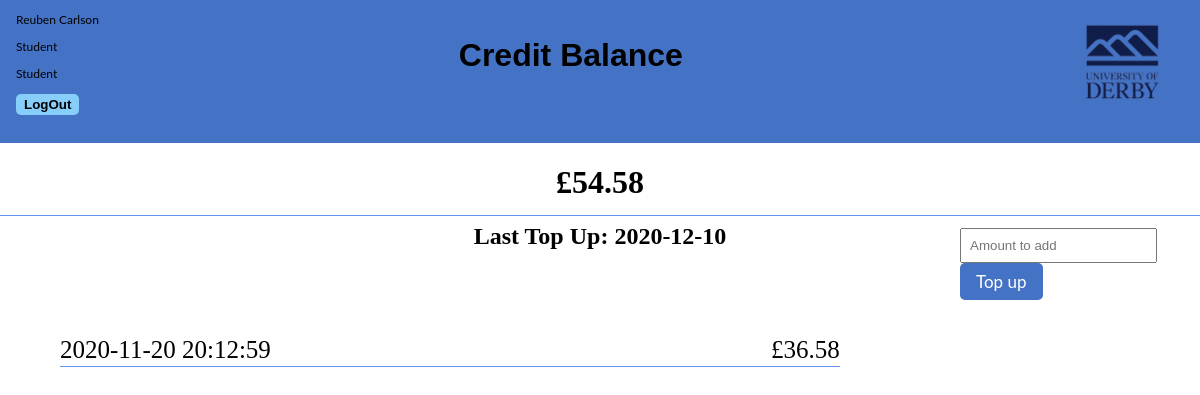
Screenshot of /main/StudentCreditBalance.php (signed in) with the database file from the repository.
### tables this page shows
create table Person
( Person_ID int AUTO_INCREMENT,
  First_Name varchar(30),
  Last_Name varchar(30),
  Date_Of_Birth Date,
  Role varchar(20),
  Start_Date Date,
  Sex varchar(10),
  Address text,
  Phone_Number varchar(20),
  Medical_Information text, 
  Comments text,
  primary key(Person_ID));

create table Credit
( Person_ID int,
  Balance decimal(5,2),
  Last_Top_Up Date,
  primary key(Person_ID),
  foreign key(Person_ID) references Person(Person_ID));

create table Transactions
( Transaction_ID int,
  Person_ID int,
  Transaction_Value decimal(5,2),
  Date_Of_Transaction DateTime,
  Primary key(Transaction_ID),
  foreign key(Person_ID) references Credit(Person_ID));

### main/Scripts/PullUserData.php (called while the page is built, shortened)
<?php
class UserInteractionHandler
{
    private $connectionData;
	function __Construct()
	{
		require "Scripts/dbinfo.php";
		$conn = new mysqli($dbserver, $dbusername, $dbpassword, $dbdatabase);
		if($conn->connect_error)
		{
			die("A connection error occurred.");
		}
		else
		{
			$this->connectionData = $conn;
		}
	}
	function PullLoggedinBar($user,$type)
	{
		$info = array("Name"=>"","Role"=>"","UserGroup"=>"");
		$result = $this->connectionData->query("SELECT First_Name,Last_Name,Role FROM person WHERE Person_ID = ". $user . ";");
		$dataSet = $result->fetch_assoc();
		$info['Name'] = $dataSet['First_Name'] . " " . $dataSet['Last_Name'];
		$info['Role'] = $dataSet['Role'];
		$info['UserGroup'] = $type;
		return $info;
	}
	function PullBalance($id)
	{
		$result = $this->connectionData->query("SELECT Balance, Last_Top_Up FROM Credit WHERE Person_ID = ".$id.";");
		$dataSet = $result->fetch_all(MYSQLI_ASSOC);
		return $dataSet;
	}
	function PullTransactions($id)
	{
		$result = $this->connectionData->query("SELECT Date_Of_Transaction, Transaction_Value FROM Transactions WHERE Person_ID = ".$id." ORDER BY Date_Of_Transaction;");
		$dataSet = $result->fetch_all(MYSQLI_ASSOC);
		return $dataSet;
	}
}
?>

### main/StudentCreditBalance.php (the view, shortened to what this page needs)
<!DOCTYPE html>
<html lang="English">
<head>
</head>
<body>
<div class="header">
    <h1>Credit Balance</h1>
    <a href="StudentHomePage.php"><img style="float: right;" src=Picture2.png></a>
	<?php include "PageElements/LoggedInBox.php"?>
</div>
<div class="CreditTotal">
<?php
	$id = $_SESSION['Login'];
	$fetcher = new UserInteractionHandler();
	$balance = $fetcher->PullBalance($id);
	echo "<h1>£".$balance[0]['Balance']."</h1>";
	echo "<h2>Last Top Up: ".$balance[0]['Last_Top_Up']."</h2>";
	$transactions = $fetcher->PullTransactions($id);
?>
</div>
<form Name ="form" Method ="POST" ACTION = "StudentCreditBalance.php" class="CreditTopUp">
    <input Name="newbalance" placeholder="Amount to add" style=" padding: 8px" type = "text">
    <input type = "submit" value = "Top up" Name= "Top Up" class ="button">
</form>
<div class="Transactions">
<?php
        for ($i = 0; $i <count($transactions); $i++)
        {
            echo "<span class='LinesUnderText'>";
            echo "<label style='font-size: 25px; '>".$transactions[$i]['Date_Of_Transaction']."</label>";
            echo "<label style='padding-left: 500px; font-size: 25px'>£".$transactions[$i]['Transaction_Value']."</label></span>";
            echo "<br>";
            echo "<br>";
        }
?>
</div>
</body>
</html>

### main/PageElements/LoggedInBox.php
<?php include_once "Scripts/PullUserData.php";?>
<?php
$interHandler = new UserInteractionHandler();
$userStats = $interHandler->PullLoggedinBar($_SESSION['Login'],$_SESSION['Type']);
?>
<div style="display: inline-block; float: left; ">
<p class="PersonDetails"><?php echo $userStats['Name']?></p>
<p class="PersonDetails"><?php echo $userStats['Role']?></p>
<p class="PersonDetails"><?php echo $userStats['UserGroup']?></p>
<button class ="buttonLogOut" onclick="document.location='Scripts/KillSession.php'" >LogOut</button></a>
</div>

### rows the page displays
person: Role "Student"
credit: Balance "54.58", Last_Top_Up "2020-12-10"
transactions: Date_Of_Transaction "2020-11-20 20:12:59", Transaction_Value "36.58"

### other values shown
$userStats['Name'] "Reuben Carlson"
